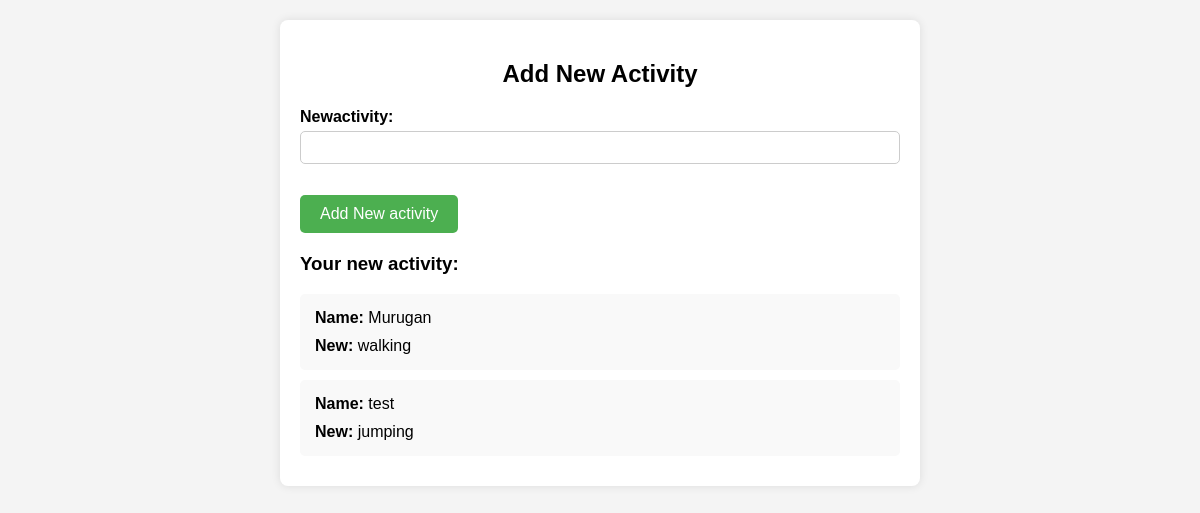
Page /record_workout on the committed database.
### fitnessapp/models.py (models this page shows)
class Workout(models.Model):
    user = models.ForeignKey(User, on_delete=models.CASCADE)
    newactivity = models.CharField(max_length=70,default="")

### fitnessapp/views.py (the view)
# urls.py: path('record_workout', views.record_workout, name='record_workout'),
def record_workout(request):
    if request.method == 'POST':
        form = WorkoutForm(request.POST)
        if form.is_valid():
            workout = form.save(commit=False)
            workout.user = request.user
            workout.save()
            return redirect('record_workout')
    else:
        form = WorkoutForm()
        allactivity = Workout.objects.all()
    return render(request, 'record_workout.html', {'form': form,'allactivity':allactivity})

### fitnessapp/forms.py
class WorkoutForm(forms.ModelForm):
    class Meta:
        model = Workout
        fields = ['newactivity']

### templates/record_workout.html (shortened to what this page needs)
<!DOCTYPE html>
<html lang="en">
<head>
</head>
<body>
    <div class="container">
        <h2>Add New Activity</h2>
        <form method="post">
            <label for=''>{{ form.as_p }}</label>
            <button type="submit">Add New activity</button>
        </form>
        <div class="goal-list">
            <h3>Your new activity:</h3>
            {% for activity in allactivity %}
            <div class="goal-item">
                <p><strong>Name:</strong> {{ activity.user }}</p>
                <p><strong>New:</strong> {{ activity.newactivity }}</p>
            </div>
            {% endfor %}
        </div>
    </div>
</body>
</html>

### templates/record_workout.html (style rules this page uses)
body { font-family: Arial, sans-serif; background-color: #f4f4f4; margin: 0; padding: 0; }
.container { max-width: 600px; margin: 20px auto; padding: 20px; background-color: #fff; border-radius: 8px; box-shadow: 0 0 10px rgba(0, 0, 0, 0.1); }
h2 { text-align: center; margin-bottom: 20px; }
form { margin-bottom: 20px; }
label { display: block; font-weight: bold; margin-bottom: 5px; }
input[type="text"], input[type="number"] { width: 100%; padding: 8px; margin-bottom: 15px; border: 1px solid #ccc; border-radius: 5px; box-sizing: border-box; }
button[type="submit"] { background-color: #4caf50; color: #fff; padding: 10px 20px; border: none; border-radius: 5px; cursor: pointer; font-size: 16px; transition: background-color 0.3s ease; }
.goal-list { margin-top: 20px; }
.goal-item { background-color: #f9f9f9; border-radius: 5px; padding: 10px; margin-bottom: 10px; }
.goal-item p { margin: 0; padding: 5px; }

### rows in the picture
Workout: user "Murugan", newactivity "walking"
Workout: user "test", newactivity "jumping"
